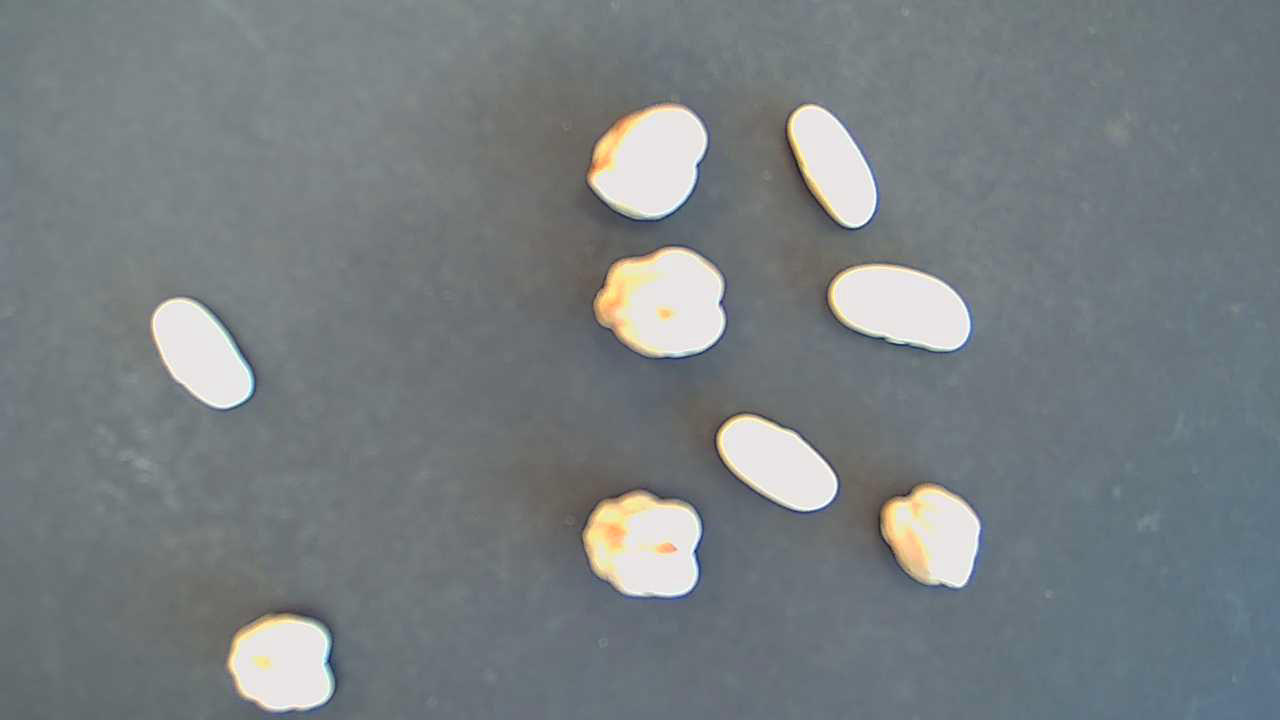
#> input picture 02__Project2/imgs/nuts_cam2_6.bmp, 1280 x 720 px, found by its file name
$ python image_classifier.py   (older library calls are emulated)
#> lines starting #> are read from the running program, lines starting #| are printed output that depends on the picture; after the words box and inside, x2 and y2 are one past the last pixel; in counts of white or black regions, pixels touching at a corner belong together
import cv2
import numpy as np
import pandas as pd
from skimage.feature import graycomatrix, graycoprops
from scipy.stats import skew, multivariate_normal
import pickle
from sklearn.feature_selection import SelectKBest, f_classif
from sklearn.neighbors import KNeighborsClassifier


### ----------------------------------------------------------------------------------------------------------------------------------------------------------------- ###
### --------------------------- Functions  -------------------------------------------------------------------------------------------------------------------------- ###
### ----------------------------------------------------------------------------------------------------------------------------------------------------------------- ###

def pre_process_and_extract_features(image):
    """Given a BGR image, perform preprocessing, contour extraction and feature extraction.
       Returns a list of feature dictionaries (one per detected object) and contours."""

    kernel_size = 5
    gray_img = cv2.cvtColor(image, cv2.COLOR_BGR2GRAY)
    median_img = cv2.medianBlur(gray_img, kernel_size)
    if len(median_img.shape) == 3:
        median_img = cv2.cvtColor(median_img, cv2.COLOR_BGR2GRAY)
    otsu_threshold, binary_img = cv2.threshold(median_img, 0, 255, cv2.THRESH_BINARY + cv2.THRESH_OTSU)
    contours, _ = cv2.findContours(binary_img, cv2.RETR_EXTERNAL, cv2.CHAIN_APPROX_SIMPLE)

    features = []
    for i, contour in enumerate(contours):

        ### -------------------------------------------------------------------------------- ###
        ### --------------------------- Simple features            ------------------------- ###
        ### -------------------------------------------------------------------------------- ###

        #1) Feature 1 - area
        area = cv2.contourArea(contour)

        #2) Feature 2 - perimeter
        perimeter = cv2.arcLength(contour, True)

        #3) Feature 3 - centroid
        M = cv2.moments(contour)
        if M["m00"] != 0:
            centroid = (int(M["m10"]/M["m00"]), int(M["m01"]/M["m00"]))
        else:
            centroid = (0, 0)

        #4) Feature 4 - Mean colour
        mask = np.zeros(binary_img.shape, dtype="uint8")
        cv2.drawContours(mask, [contour], -1, 255, -1)
        mean_color = cv2.mean(image, mask=mask)

        ### -------------------------------------------------------------------------------- ###
        ### --------------------------- Complex features            ------------------------ ###
        ### -------------------------------------------------------------------------------- ###

        #5) Feature 5 - Rotated rectangle
        rotated_rect = cv2.minAreaRect(contour)
        rotated_box = cv2.boxPoints(rotated_rect)
        rotated_box = rotated_box.astype(np.intp)
        w_rot, h_rot = rotated_rect[1]

        #6) Feature 6 - Aspect ratio
        aspect_ratio = float(min(w_rot, h_rot)) / max(w_rot, h_rot) if min(w_rot, h_rot) != 0 else 0

        #7) Feature 7 - Extent
        extent = area / (w_rot * h_rot) if (w_rot * h_rot) != 0 else 0

        #8) Feature 8 - Circularity
        circularity = (4 * np.pi * area) / (perimeter ** 2) if perimeter != 0 else 0

        #9) Feature 9 - Hu moments
        hu_moments = cv2.HuMoments(M).flatten()

        #10) Feature 10 - Major and minor axis lengths
        if len(contour) >= 5:
            ellipse = cv2.fitEllipse(contour)
            major_axis = max(ellipse[1])
            minor_axis = min(ellipse[1])
        else:
            major_axis, minor_axis = 0, 0

        #11) Feature 11 - Color standard deviation and skewness
        color_moments = {}
        for idx, channel in enumerate(cv2.split(image)):
            channel_vals = channel[mask == 255]
            if channel_vals.size > 0:
                channel_std = np.std(channel_vals)
                channel_skew = skew(channel_vals.astype(np.float64))
            else:
                channel_mean, channel_std, channel_skew = 0, 0, 0
            color_moments[f'channel_{idx}'] = {'std': channel_std, 'skewness': channel_skew}


        #12) Feature 12 - Texture features using GLCM
        box_center = rotated_rect[0]
        box_size = rotated_rect[1]
        angle = rotated_rect[2]
        if angle < -45:
            angle += 90
            box_size = (box_size[1], box_size[0])
        rotation_matrix = cv2.getRotationMatrix2D(box_center, angle, 1.0)
        rotated_gray = cv2.warpAffine(gray_img, rotation_matrix, (gray_img.shape[1], gray_img.shape[0]))
        roi = cv2.getRectSubPix(rotated_gray, (int(box_size[0]), int(box_size[1])), box_center)
        roi_quant = (roi // 16).astype(np.uint8)
        glcm = graycomatrix(roi_quant, distances=[1], angles=[0], levels=16, symmetric=True, normed=True)
        texture_features = {
            'contrast': graycoprops(glcm, 'contrast')[0, 0],
            'correlation': graycoprops(glcm, 'correlation')[0, 0],
            'energy': graycoprops(glcm, 'energy')[0, 0],
            'homogeneity': graycoprops(glcm, 'homogeneity')[0, 0]
        }

        feat = {
            "object": i + 1,
            "area": area,
            "perimeter": perimeter,
            "centroid": centroid,
            "mean_color": mean_color,
            "aspect_ratio": aspect_ratio,
            "extent": extent,
            "circularity": circularity,
            "hu_moments": hu_moments.tolist(),
            "major_axis": major_axis,
            "minor_axis": minor_axis,
            "color_moments": color_moments,
            "texture": texture_features,
            "rotated_box": rotated_box
        }
        features.append(feat)
    return features, contours

def draw_boxes(image, features, labels=None):
    """Draw bounding boxes (and optionally, labels) on a copy of the image."""
    img_copy = image.copy()
    for feat in features:
        color = (0, 255, 0)  # default for class B
        text = ""
        if labels is not None:
            # labels list is assumed to be in the same order as features (object index starting at 1)
            idx = feat["object"] - 1
            if labels[idx] == "A":
                color = (0, 0, 255)  # red for class A
                text = "A"
            else:
                color = (0, 255, 0)
                text = "B"
        pts = feat.get('rotated_box')
        cv2.polylines(img_copy, [pts], isClosed=True, color=color, thickness=2)

        (cx, cy) = feat["centroid"]
        cv2.putText(img_copy, f"{feat['object']} {text}", (cx, cy),
                    cv2.FONT_HERSHEY_SIMPLEX, 0.7, color, 2)
    return img_copy

# [51 lines left out: function manual_labeling, not called in this run]

def flatten_features(features):
    """Convert a list of feature dictionaries into a flat dictionary for DataFrame creation."""
    feature_vectors = []
    for feat in features:
        vector = {
           'area': feat['area'],
           'perimeter': feat['perimeter'],
           'aspect_ratio': feat['aspect_ratio'],
           'extent': feat['extent'],
           'circularity': feat['circularity'],
           'hu_moment_0': feat['hu_moments'][0],
           'hu_moment_1': feat['hu_moments'][1],
           'hu_moment_2': feat['hu_moments'][2],
           'hu_moment_3': feat['hu_moments'][3],
           'hu_moment_4': feat['hu_moments'][4],
           'hu_moment_5': feat['hu_moments'][5],
           'hu_moment_6': feat['hu_moments'][6],
           'major_axis': feat['major_axis'],
           'minor_axis': feat['minor_axis'],
           'color_std_0': feat['color_moments']['channel_0']['std'],
           'color_skewness_0': feat['color_moments']['channel_0']['skewness'],
           'color_std_1': feat['color_moments']['channel_1']['std'],
           'color_skewness_1': feat['color_moments']['channel_1']['skewness'],
           'color_std_2': feat['color_moments']['channel_2']['std'],
           'color_skewness_2': feat['color_moments']['channel_2']['skewness'],
           'texture_contrast': feat['texture']['contrast'],
           'texture_correlation': feat['texture']['correlation'],
           'texture_energy': feat['texture']['energy'],
           'texture_homogeneity': feat['texture']['homogeneity']
        }
        feature_vectors.append(vector)
    return feature_vectors

def select_features_by_correlation(corr_matrix, threshold=0.9):
    upper_tri = corr_matrix.where(np.triu(np.ones(corr_matrix.shape), k=1).astype(bool))
    to_drop = [column for column in upper_tri.columns if any(upper_tri[column].abs() > threshold)]
    return to_drop

### -------------------------------------------------------------------------------- ###
### --------------------------- Classifiers for training    ------------------------ ###
### -------------------------------------------------------------------------------- ###

def train_classifier(df_train, method="bayes_big", k_neighbors=3):
    """Train a classifier based on the selected method."""

    if method == "bayes_big":
        return train_classifier_bayes_big(df_train)
    elif method == "bayes_naive":
        return train_classifier_bayes_naive(df_train)
    elif method == "aspect_ratio":
        return train_classifier_aspect_ratio(df_train)
    elif method == "kNN":
        return train_classifier_kNN(df_train, k_neighbors)
    else:
        raise ValueError("Unsupported classifier method. Use 'bayes'.")

# [58 lines left out: functions train_classifier_bayes_naive, train_classifier_bayes_big, train_classifier_kNN, not called in this run]

def train_classifier_aspect_ratio(df_train):
    """Train a classifier based on aspect ratio."""

    print("Aspect Ratios and Labels for Each Object:")

    for idx, row in df_train.iterrows():
        print(f"Object {idx+1}: Aspect Ratio = {row['aspect_ratio']}, Label = {row['class']}")

    group_means = df_train.groupby("class")["aspect_ratio"].mean()

    # For simplicity, this classifier is intended for binary classification.
    if len(group_means) != 2:
        raise ValueError("This aspect ratio classifier expects exactly two classes.")

    # Sort the groups by their mean aspect ratio so we know which is lower and which is higher.
    sorted_groups = group_means.sort_values()
    lower_class = sorted_groups.index[0]
    higher_class = sorted_groups.index[1]
    cutoff = (sorted_groups.iloc[0] + sorted_groups.iloc[1]) / 2.0

    print("Aspect Ratio Cutoff:", cutoff)


    return {"cutoff": cutoff, "lower_class": lower_class, "higher_class": higher_class}


### -------------------------------------------------------------------------------- ###
### --------------------------- Classifiers for prediction  ------------------------ ###
### -------------------------------------------------------------------------------- ###

# [38 lines left out: functions classify_sample, classify_sample_bayes_big, classify_sample_bayes_naive, not called in this run]


def classify_sample_aspect_ratio(x, aspect_params):
    """Classify a sample using the aspect ratio classifier."""

    aspect_value = x["aspect_ratio"]

    # Compare the value with the cutoff:
    if aspect_value <= aspect_params["cutoff"]:
        predicted_class = aspect_params["lower_class"]
    else:
        predicted_class = aspect_params["higher_class"]

    # Create a dummy probability dictionary with 100% probability for the predicted class.
    dummy_probability = {predicted_class: 1.0}

    return predicted_class, dummy_probability

# [20 lines left out: function classify_sample_kNN, not called in this run]


### ----------------------------------------------------------------------------------------------------------------------------------------------------------------- ###
### --------------------------- MAIN PART  -------------------------------------------------------------------------------------------------------------------------- ###
### ----------------------------------------------------------------------------------------------------------------------------------------------------------------- ###

### -------------------------------------------------------------------------------- ###
### --------------------------- Tuning variables      ------------------------------ ###
### -------------------------------------------------------------------------------- ###

import_parameters = True    # Set to False to label manually
                            # Set to True to load the labels from a file
                            # FIRST TIME FOR RUNNING PROGRAM WITHOUT TRAINING FILE --> Set to False

training_method = "aspect_ratio"     # Choose between:
                                # 1) aspect_ratio -- Aspect Ratio and cutoff classifier
                                # 2) bayes_naive -- using mean and variance
                                # 3) bayes_big    -- using mean and covariance
                                # 4) kNN          -- using KNN classifier

k_neighbors = 9            # Number of neighbors for kNN classifier, 9 is good, max 49, cutoff 41

### -------------------------------------------------------------------------------- ###
### --------------------------- Parameters        ---------------------------------- ###
### -------------------------------------------------------------------------------- ###

images_paths = [
    r"imgs\nuts_cam2_1.bmp",
    r"imgs\nuts_cam2_2.bmp",
    r"imgs\nuts_cam2_3.bmp",
    r"imgs\nuts_cam2_4.bmp",
    r"imgs\nuts_cam2_5.bmp",
    r"imgs\nuts_cam2_6.bmp",
]

training_data_file_path = "training_data.pkl"  # Path to save/load training data

#Split the images into training and testing sets
prediction_length = 1
training_length = len(images_paths) - prediction_length

training_images_paths = images_paths[:training_length]
testing_images_paths = images_paths[-prediction_length:]

### -------------------------------------------------------------------------------- ###
### --------------------------- Object recognition and labelling ------------------- ###
### -------------------------------------------------------------------------------- ###

if import_parameters:
    print("Importing labelling from file...")

    try:
        with open(training_data_file_path, "rb") as f:
#> (reads 02__Project2/sprint2_classification_app/training_data.pkl from the repository)
            df_train = pickle.load(f)
        print("Labels loaded successfully!")

        print("Total number of detected objects:", len(df_train))
    except FileNotFoundError:
        print(f"Error: The file {training_data_file_path} was not found. Please check the file path.")
        import_parameters = False  # Set to False to proceed with manual labeling.


#Find the features and labels for the training images
if not import_parameters:
    training_features = []
    training_labels = []

    print("Starting training phase...")

    for path in training_images_paths:
        print(f"\nProcessing training image: {path}")

        img = cv2.imread(path)
        features, _ = pre_process_and_extract_features(img)

        # Perform manual labeling on the full image.
        img_with_boxes = draw_boxes(img, features)
        labels = manual_labeling(img, features, path)
        training_features.extend(features)
        training_labels.extend(labels)

    train_vectors = flatten_features(training_features)
    df_train = pd.DataFrame(train_vectors)
    df_train['class'] = training_labels

    # Save the manual labels in a pickle file.
    with open(training_data_file_path, "wb") as f:
        pickle.dump(df_train, f)

    print(f"\nTotal training samples: {len(training_features)}")


### -------------------------------------------------------------------------------- ###
### --------------------------- Feature Extraction --------------------------------- ###
### -------------------------------------------------------------------------------- ###

print("\nFeature Matrix (first 5 samples):")
print(df_train.head())

# Perform correlation-based feature selection on training data. Important for kNN and bayes_simple

corr_matrix = df_train.drop(columns=['class']).corr()
features_to_drop = select_features_by_correlation(corr_matrix, threshold=0.9)

print("\nFeatures to drop due to high correlation:")
print(features_to_drop)

selected_train = df_train.drop(columns=features_to_drop)

print("\nSelected training features:")
print(selected_train.columns.tolist())


### -------------------------------------------------------------------------------- ###
### --------------------------- Training phase ------------------------------------- ###
### -------------------------------------------------------------------------------- ###

class_params = train_classifier(selected_train, training_method, k_neighbors)

### -------------------------------------------------------------------------------- ###
### --------------------------- Prediction phase  ---------------------------------- ###
### -------------------------------------------------------------------------------- ###


for test_path in testing_images_paths:
    print(f"\nProcessing test image: {test_path}")

    test_img = cv2.imread(test_path)
#> test_img is the input picture: shape (720, 1280, 3); mean B, G, R 130, 127.2, 121.4
    test_feats, _ = pre_process_and_extract_features(test_img)
#> in pre_process_and_extract_features, `gray_img = cv2.cvtColor(image, cv2.COLOR_BGR2GRAY)`:
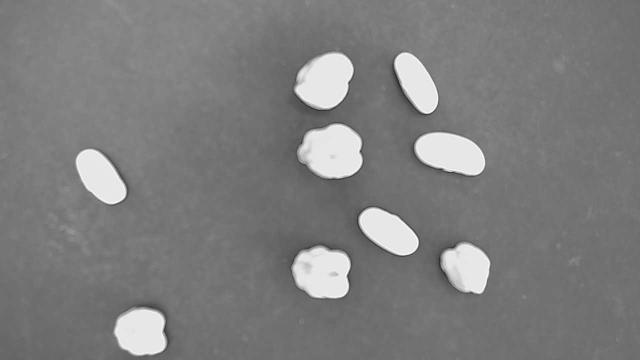
#> gray_img: shape (720, 1280) (shown at 1/2 size); min 25, max 255, mean 125.6
#> in pre_process_and_extract_features, `otsu_threshold, binary_img = cv2.threshold(median_img, 0, 255, cv2.THR..`:
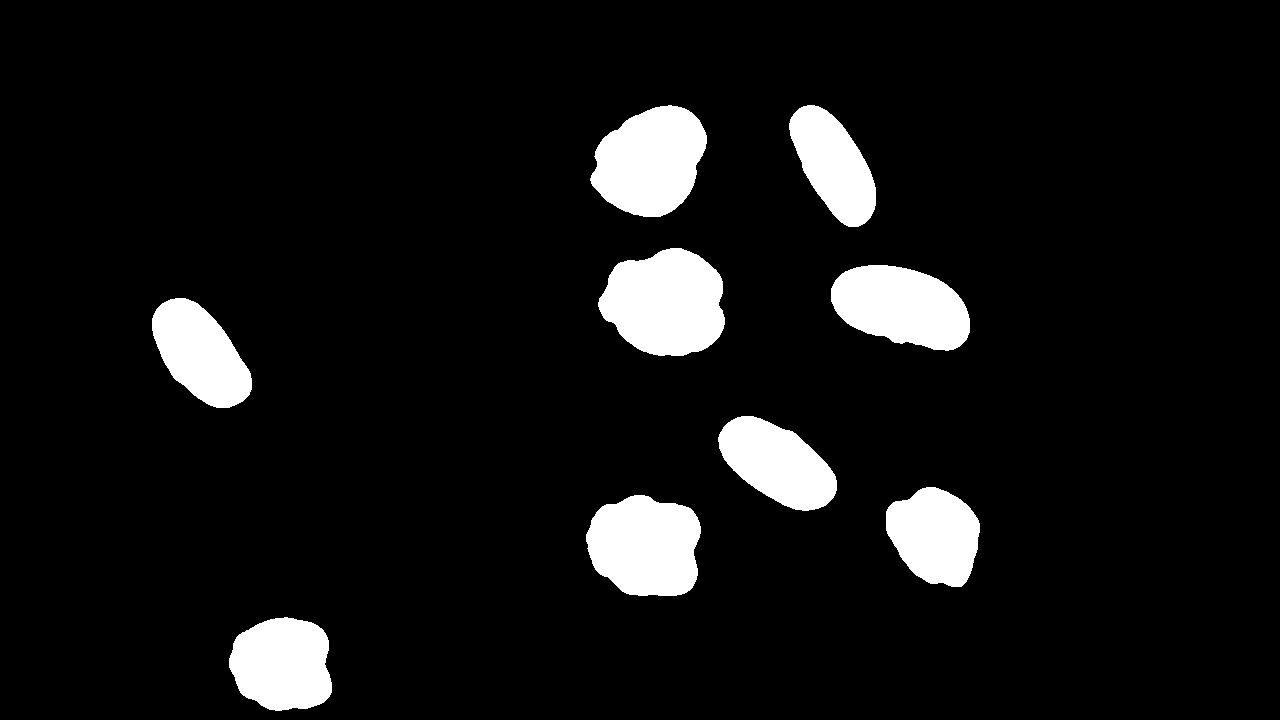
#> binary_img: shape (720, 1280); 7.9% white; 9 white regions
#> in pre_process_and_extract_features, `otsu_threshold, binary_img = cv2.threshold(median_img, 0, 255, cv2.THR..`: otsu_threshold = 172
#> in pre_process_and_extract_features, `contours, _ = cv2.findContours(binary_img, cv2.RETR_EXTERNAL, cv2.CHAI..`: contours = 9 contours; largest, box (x1, y1, x2, y2) and area: (598, 248, 725, 356) 10232, (590, 105, 707, 217) 9322, (586, 495, 701, 596) 9112, (831, 265, 970, 351) 8546, (229, 617, 332, 711) 7566
#> the loop in pre_process_and_extract_features, `for i, contour in enumerate(contours):` made 9 passes
#> (area, perimeter, centroid, mean_color, rotated_rect, rotated_box, w_rot, h_rot) on passes 2 to 3: (9112.5, 373.8, (645, 545), (203.1, 225, 236.2, 0), ((642.2, 545.1), (100.2, 113.6), -85.91), [[695, 599], [581, 590], [589, 491], [702, 499]], 100.2, 113.6), (6786.5, 319.8, (934, 535), (202, 223.5, 235.7, 0), ((930.8, 534.8), (95.74, 95.46), -81.87), [[971, 588], [876, 575], [890, 480], [984, 494]], 95.74, 95.46)
#> pass 1, in pre_process_and_extract_features, `rotated_gray = cv2.warpAffine(gray_img, rotation_matrix, (gray_img.sha..`:
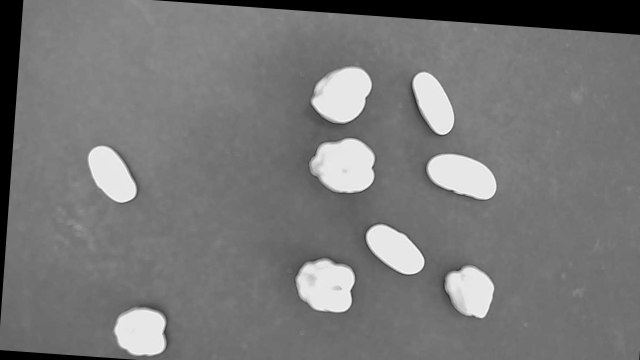
#> rotated_gray: shape (720, 1280) (shown at 1/2 size); min 0, max 254, mean 119.2
#> pass 1, in pre_process_and_extract_features, `roi = cv2.getRectSubPix(rotated_gray, (int(box_size[0]), int(box_size[..`:
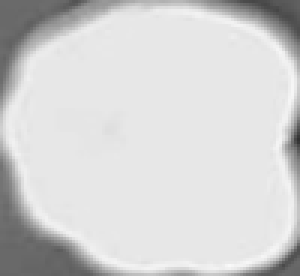
#> roi: shape (92, 100) (shown 3 times larger); min 49, max 249, mean 210.6
#> pass 1, in pre_process_and_extract_features, `roi_quant = (roi // 16).astype(np.uint8)`:
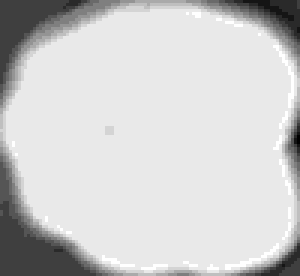
#> roi_quant: shape (92, 100) (shown 3 times larger); min 3, max 15, mean 12.71; drawn with min black and max white
#> (the rest of the program and of its run is left out)
